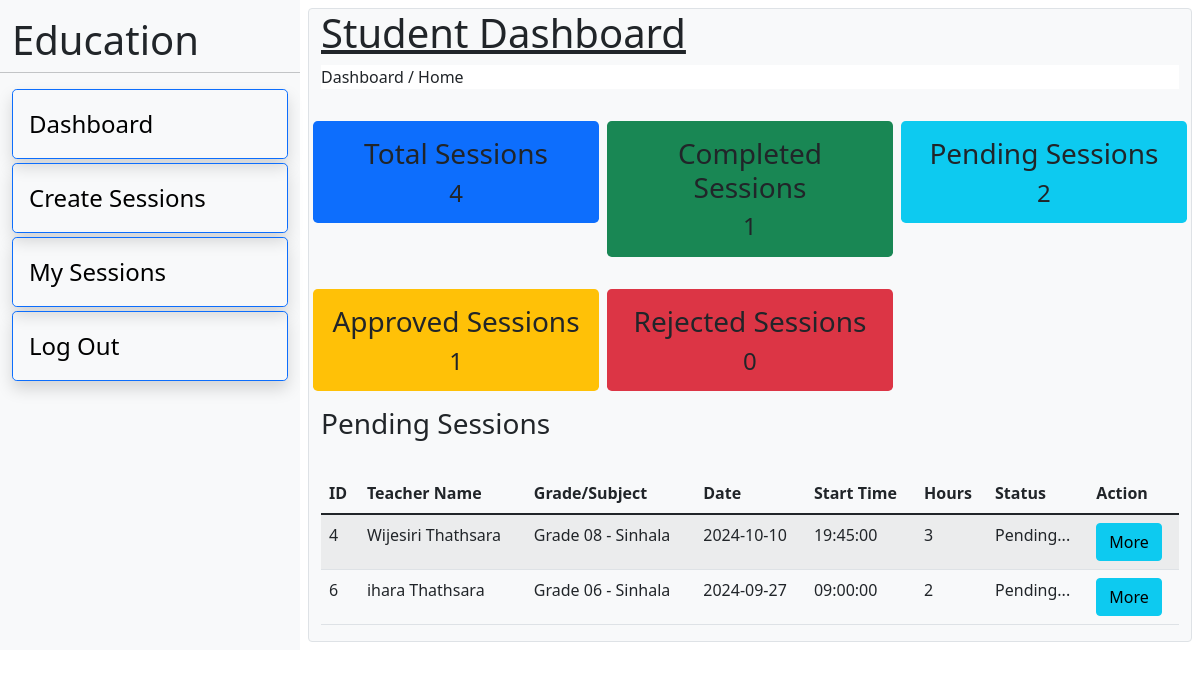
The app's page /student/dashboard.php (signed in) with its own data.
### tables this page shows
CREATE TABLE IF NOT EXISTS `session` (
  `id` int NOT NULL AUTO_INCREMENT,
  `student_id` int DEFAULT NULL,
  `teacher_grade_subject_id` int DEFAULT NULL,
  `session_date` date DEFAULT NULL,
  `start_time` time DEFAULT NULL,
  `hours` int DEFAULT NULL,
  `status` int DEFAULT '0',
  `session_type_id` int DEFAULT NULL,
  `path` text,
  `note` text,
  PRIMARY KEY (`id`),
  KEY `FK_session_session_type` (`session_type_id`),
  KEY `FK_session_teacher_has_grade_has_subject` (`teacher_grade_subject_id`),
  KEY `FK_session_student` (`student_id`),
  CONSTRAINT `FK_session_session_type` FOREIGN KEY (`session_type_id`) REFERENCES `session_type` (`id`),
  CONSTRAINT `FK_session_student` FOREIGN KEY (`student_id`) REFERENCES `student` (`id`) ON DELETE CASCADE,
  CONSTRAINT `FK_session_teacher_has_grade_has_subject` FOREIGN KEY (`teacher_grade_subject_id`) REFERENCES `teacher_has_grade_has_subject` (`id`) ON DELETE CASCADE
);

CREATE TABLE IF NOT EXISTS `teacher` (
  `id` int NOT NULL AUTO_INCREMENT,
  `fname` varchar(50) NOT NULL,
  `lname` varchar(50) NOT NULL,
  `email` varchar(50) NOT NULL,
  `mobile` varchar(10) NOT NULL,
  `password` text NOT NULL,
  `qulification` text,
  `status` int DEFAULT '0',
  `profile` text,
  PRIMARY KEY (`id`)
);

CREATE TABLE IF NOT EXISTS `grade` (
  `id` int NOT NULL AUTO_INCREMENT,
  `name` varchar(50) DEFAULT NULL,
  PRIMARY KEY (`id`)
);

CREATE TABLE IF NOT EXISTS `subject` (
  `id` int NOT NULL AUTO_INCREMENT,
  `name` varchar(50) DEFAULT NULL,
  PRIMARY KEY (`id`)
);

### connection.php (called while the page is built, shortened)
<?php
class Database {
    public static $connection;
    public static function setUpConnection() {
        if (!isset(Database::$connection)) {
            Database::$connection = new mysqli("localhost", "root", "IharaThathsara31@#", "edu", "3306");
        }
    }
    public static function search($query, $params = [], $types = "") {
        if (empty($params)) {
            $result = Database::$connection->query($query);
        } else {
            $stmt = Database::$connection->prepare($query);
            $stmt->bind_param($types, ...$params);
            $stmt->execute();
            $result = $stmt->get_result();
        }
        return $result;
    }
}
?>

### student/dashboard.php (the view, shortened to what this page needs)
<?php
if (isset($_SESSION["student"])) {
    require "../connection.php";
?>
    <!DOCTYPE html>
    <html lang="en">
    <head>
        <link rel="stylesheet" href="../css/bootstrap.css" />
    </head>
    <body>
        <div class="container-fluid">
            <div class="row">
                <div class="col-12 col-md-3 bg-light">
                    <div class="row">
                        <h1 class="mt-3">Education</h1>
                        <hr>
                        <ul>
                            <li class="border border-1 border-primary shadow rounded-3 p-3 mb-1 fs-4" style="cursor: pointer;" onclick="window.location = 'dashboard.php';"><a class="text-decoration-none text-black" href="dashboard.php">Dashboard</a></li>
                            <li class="border border-1 border-primary shadow rounded-3 p-3 mb-1 fs-4" style="cursor: pointer;" onclick="window.location = 'search-teacher.php';"><a class="text-decoration-none text-black" href="search-teacher.php">Create Sessions</a></li>
                            <li class="border border-1 border-primary shadow rounded-3 p-3 mb-1 fs-4" style="cursor: pointer;" onclick="window.location = 'my-sessions.php';"><a class="text-decoration-none text-black" href="my-sessions.php">My Sessions</a></li>
                            <li class="border border-1 border-primary shadow rounded-3 p-3 mb-1 fs-4" style="cursor: pointer;" onclick="logOut();"><a class="text-decoration-none text-black" href="#">Log Out</a></li>
                        </ul>
                    </div>
                </div>
                <div class="col-12 col-md-9">
                    <div class="row p-2">
                        <div class="col-12 border border-1 rounded bg-light">
                            <div class="row">
                                <h1 class="text-decoration-underline">Student Dashboard</h1>
                                <div>
                                    <p class="bg-body">Dashboard / <span>Home</span></p>
                                </div>
                                <div class="col-12">
                                    <div class="row">
                                        <?php
                                        $totalSession_rs = Database::search("SELECT COUNT(`id`) AS `totalSessions` FROM `session` WHERE `student_id`=?", [$_SESSION['student']['id']], "s");
                                        $totalSession_data = $totalSession_rs->fetch_assoc();
                                        ?>
                                        <div class="col-6 col-md-4 p-3">
                                            <div class="row bg-primary rounded rounded-3 py-3">
                                                <h3 class="text-center">Total Sessions</h3>
                                                <h4 class="m-0 text-center"><?php echo $totalSession_data['totalSessions']; ?></h4>
                                            </div>
                                        </div>
                                        <?php
                                        $completeSession_rs = Database::search("SELECT COUNT(`id`) AS `complete_session` FROM `session` WHERE `student_id`=? AND `status`=?", [$_SESSION['student']['id'], '3'], "ss");
                                        $completeSession_data = $completeSession_rs->fetch_assoc();
                                        ?>
                                        <div class="col-6 col-md-4 p-3">
                                            <div class="row bg-success rounded rounded-3 py-3">
                                                <h3 class="text-center">Completed Sessions</h3>
                                                <h4 class="m-0 text-center"><?php echo $completeSession_data['complete_session']; ?></h4>
                                            </div>
                                        </div>
                                        <?php
                                        $pendingSession_rs = Database::search("SELECT COUNT(`id`) AS `pending_session` FROM `session` WHERE `student_id`=? AND `status`=?", [$_SESSION['student']['id'], '0'], "ss");
                                        $pendingSession_data = $pendingSession_rs->fetch_assoc();
                                        ?>
                                        <div class="col-6 col-md-4 p-3">
                                            <div class="row bg-info rounded rounded-3 py-3">
                                                <h3 class="text-center">Pending Sessions</h3>
                                                <h4 class="m-0 text-center"><?php echo $pendingSession_data['pending_session']; ?></h4>
                                            </div>
                                        </div>
                                        <?php
                                        $approveSession_rs = Database::search("SELECT COUNT(`id`) AS `approve_session` FROM `session` WHERE `student_id`=? AND `status`=?", [$_SESSION['student']['id'], '1'], "ss");
                                        $approveSession_data = $approveSession_rs->fetch_assoc();
                                        ?>
                                        <div class="col-6 col-md-4 p-3">
                                            <div class="row bg-warning rounded rounded-3 py-3">
                                                <h3 class="text-center">Approved Sessions</h3>
                                                <h4 class="m-0 text-center"><?php echo $approveSession_data['approve_session']; ?></h4>
                                            </div>
                                        </div>
                                        <?php
                                        $rejected_rs = Database::search("SELECT COUNT(`id`) AS `rejected_session` FROM `session` WHERE `student_id`=? AND `status`=?", [$_SESSION['student']['id'], '2'], "ss");
                                        $rejected_data = $rejected_rs->fetch_assoc();
                                        ?>
                                        <div class="col-6 col-md-4 p-3">
                                            <div class="row bg-danger rounded rounded-3 py-3">
                                                <h3 class="text-center">Rejected Sessions</h3>
                                                <h4 class="m-0 text-center"><?php echo $rejected_data['rejected_session']; ?></h4>
                                            </div>
                                        </div>
                                    </div>
                                </div>
                                <div class="col-12">
                                    <div class="row">
                                    <h3>Pending Sessions</h3>
                                    <div class="table-responsive">
                                            <table class="table table-striped table-hover mt-4">
                                                <thead>
                                                    <tr>
                                                        <th>ID</th>
                                                        <th>Teacher Name</th>
                                                        <th>Grade/Subject</th>
                                                        <th>Date</th>
                                                        <th>Start Time</th>
                                                        <th>Hours</th>
                                                        <th>Status</th>
                                                        <th>Action</th>
                                                    </tr>
                                                </thead>
                                                <tbody id="sSessionBody">
                                                    <?php
                                                    $session_rs = Database::search("SELECT `session`.`id` AS `id`,`teacher`.`fname` AS `fname`,`teacher`.`lname` AS `lname`, `grade`.`name` AS `grade`, `subject`.`name` AS `subject`, `session`.`session_date` AS `session_date`, `session`.`start_time` AS `start_time`, `session`.`hours` AS `hours`, `session`.`status` AS `status`,`session_type`.`name` AS `session_type`,`session`.`path` AS `path`,`session`.`note` AS `note` FROM `session` INNER JOIN `teacher_has_grade_has_subject` ON `session`.`teacher_grade_subject_id`=`teacher_has_grade_has_subject`.`id` INNER JOIN `teacher` ON `teacher_has_grade_has_subject`.`teacher_id`=`teacher`.`id` INNER JOIN `subject` ON `teacher_has_grade_has_subject`.`subject_id`=`subject`.`id` INNER JOIN `grade` ON `teacher_has_grade_has_subject`.`grade_id`=`grade`.`id` INNER JOIN `session_type` ON `session`.`session_type_id`=`session_type`.`id` WHERE `session`.`student_id`=? AND `session`.`status`=? ORDER BY `session`.`session_date` DESC", [$_SESSION['student']['id'],'0'], "ss");
                                                    $session_num = $session_rs->num_rows;
                                                    for ($i = 0; $i < $session_num; $i++) {
                                                        $session_data = $session_rs->fetch_assoc();
                                                    ?>
                                                        <tr>
                                                            <td><?php echo $session_data['id']; ?></td>
                                                            <td><?php echo $session_data['fname'] . " " . $session_data['lname']; ?></td>
                                                            <td><?php echo $session_data['grade'] . " - " . $session_data['subject']; ?></td>
                                                            <td><?php echo $session_data['session_date']; ?></td>
                                                            <td><?php echo $session_data['start_time']; ?></td>
                                                            <td><?php echo $session_data['hours']; ?></td>
                                                            <td><?php
                                                                if ($session_data["status"] == "0") {
                                                                    echo "Pending...";
                                                                } else if ($session_data["status"] == "1") {
                                                                    echo "Approved";
                                                                } else if ($session_data["status"] == "2") {
                                                                    echo "Rejected";
                                                                } else if ($session_data["status"] == "3") {
                                                                    echo "Completed";
                                                                }
                                                                ?></td>
                                                            <td><button class="btn btn-info" data-bs-toggle="modal" data-bs-target="#createSessionModel<?php echo $session_data['id']; ?>">More</button></td>
                                                        </tr>
                                                    <?php
                                                    }
                                                    ?>
                                                </tbody>
                                            </table>
                                        </div>
                                    </div>
                                </div>
                            </div>
                        </div>
                    </div>
                </div>
            </div>
        </div>
    </body>
    </html>
<?php
} else {
    header("Location: login.php");
}
?>

### records on screen
session: id "4", teacher.fname "Wijesiri", teacher.lname "Thathsara", grade.name "Grade 08", subject.name "Sinhala", session_date "2024-10-10", start_time "19:45:00", hours "3", status "Pending..."
session: id "6", teacher.fname "ihara", teacher.lname "Thathsara", grade.name "Grade 06", subject.name "Sinhala", session_date "2024-09-27", start_time "09:00:00", hours "2", status "Pending..."

### other values on screen
$totalSession_data['totalSessions'] "4"
$completeSession_data['complete_session'] "1"
$pendingSession_data['pending_session'] "2"
$approveSession_data['approve_session'] "1"
$rejected_data['rejected_session'] "0"
